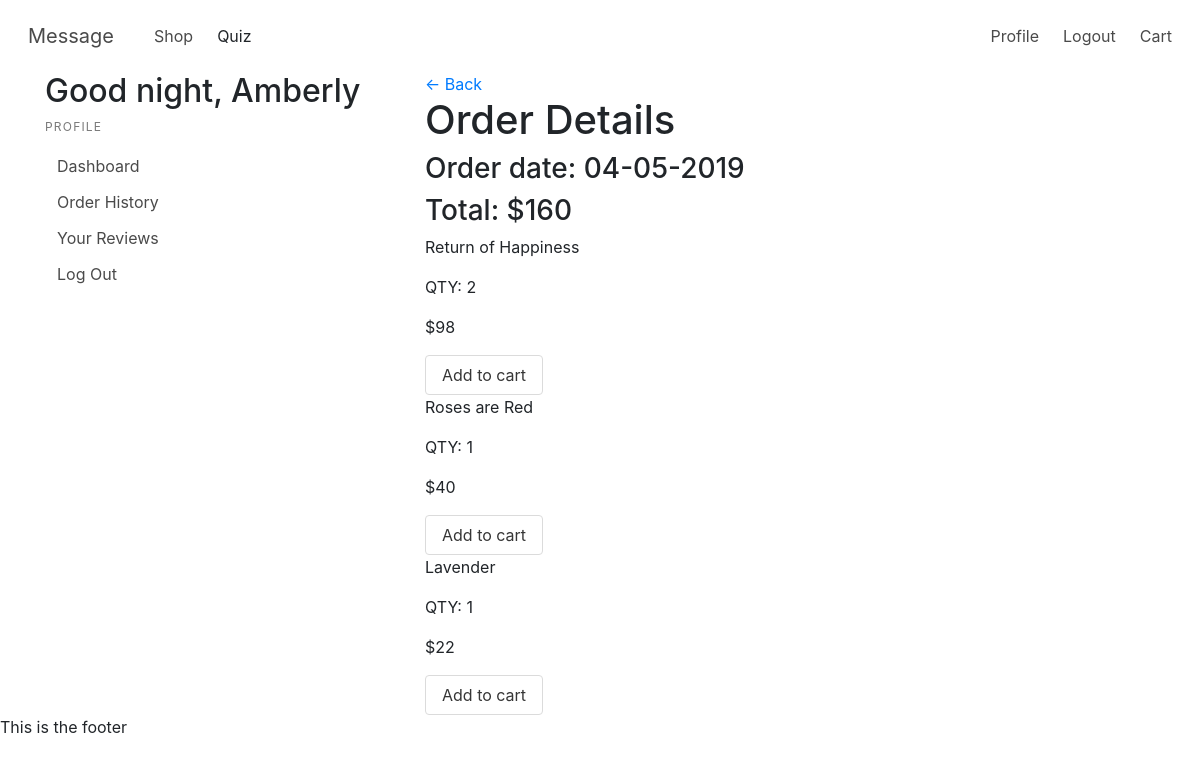
The app's page /profile/orders/view_details/2 (signed in) with its own data.
### models.py (models this page shows, shortened)
class User(UserMixin, Model):
    fname = CharField()
    lname = CharField()
    email = CharField(unique=True)
    password = CharField(max_length=100)
    street_address = CharField(default="")
    city = CharField(default="")
    state = CharField(default="")
    postal_code = CharField(default="")
    join_date = DateTimeField(default=datetime.datetime.now())
    class Meta:
        database = DATABASE

class Order(Model):
    user = ForeignKeyField(model=User, backref='order')
    order_date = DateTimeField(default=datetime.datetime.now())
    total_cost = IntegerField(default=0)
    date_created = DateTimeField(default=datetime.datetime.now())
    recipient_fname = CharField(default="")
    recipient_lname = CharField(default="")
    recipient_street_address = CharField(default="")
    recipient_city = CharField(default="")
    recipient_state = CharField(default="")
    recipient_postal_code = CharField(default="")
    purchased = BooleanField(default=False)
    class Meta:
        database = DATABASE

class OrderDetails(Model):
    order = ForeignKeyField(model=Order, backref='order_details')
    product = ForeignKeyField(model=Product, backref='order_details')
    quantity = IntegerField(default=1)
    subtotal = IntegerField()
    class Meta:
        database = DATABASE

class Product(Model):
    name = CharField(unique=True)
    description = CharField()
    image = CharField()
    plant = CharField()
    meaning = CharField()
    price = IntegerField()
    data_name= CharField()
    average_rating = FloatField(default=0)
    category = ForeignKeyField(model=Category, backref='product')
    class Meta:
        database = DATABASE

### app.py (the view)
@app.route('/profile/orders/view_details/<orderid>', methods=["GET"])
@login_required
def view_details(orderid):
    user = current_user
    current_hour = datetime.datetime.now().hour
    greeting = time_of_day(current_hour)
    order = models.Order.get(models.Order.id == orderid)
    print(order)
    details = models.OrderDetails.select().where(models.OrderDetails.order_id == orderid)
    return render_template("viewDetails.html", user=user, greeting=greeting, order=order, details=details)

### app.py (called while the page is built)
@login_manager.user_loader
def load_user(userid):
    try:
        return models.User.get(models.User.id == userid)
    except models.DoesNotExist:
        return None

@app.before_request
def before_request():
    g.db = models.DATABASE
    g.db.connect()
    g.user = current_user

@app.after_request
def after_request(response):
    g.db.close()
    return response

def time_of_day(hour):
    return (
        "morning" if 5 <= hour <= 11
        else
        "afternoon" if 12 <= hour <= 17
        else
        "evening" if 18 <= hour <= 22
        else
        "night"
    )

### templates/viewDetails.html
{% extends 'profile.html' %}
{% block profile %}
<a href="/profile/orders">&#8592; Back</a>
<h1>Order Details</h1>
<h3>Order date: {{order.order_date.strftime('%m-%d-%Y')}}</h3>
<h3>Total: ${{order.total_cost}}</h3>
{% for detail in details %}
    <div>
        <p>{{detail.product.name}}</p>
        <p>QTY: {{detail.quantity}}</p>
        <p>${{detail.subtotal}}</p>
        <a class="button" href="/add_to_cart/{{detail.product.id}}">Add to cart</a>
    </div>
{% endfor %}
{% endblock %}

### templates/profile.html
{% extends 'layout.html' %}
{% block content %}
<div class="container">
    <div class="row">
        <div class="col-sm-4">
            <h2> Good {{greeting}}, {{user.fname}}</h2>
            <aside class="menu">
                <p class="menu-label">
                    Profile
                </p>
                <ul class="menu-list">
                    <li><a href="{{url_for('profile')}}">Dashboard</a></li>
                    <li><a href="{{url_for('order_history')}}">Order History</a></li>
                    <li><a href="{{url_for('reviews')}}">Your Reviews</a></li>
                    <li><a href="{{url_for('logout')}}">Log Out</a></li>
                </ul>
            </aside>
        </div>
        <div class="col-sm-8">
                {% block profile %}
                {% endblock %}
        </div>
    </div>
</div>
{% endblock %}

### records on screen
User: fname "Amberly"
Order: order_date "04-05-2019", total_cost "160"
OrderDetails: product.name "Return of Happiness", quantity "2", subtotal "98"
OrderDetails: product.name "Roses are Red", quantity "1", subtotal "40"
OrderDetails: product.name "Lavender", quantity "1", subtotal "22"

### other values on screen
{{ greeting }} "night"
